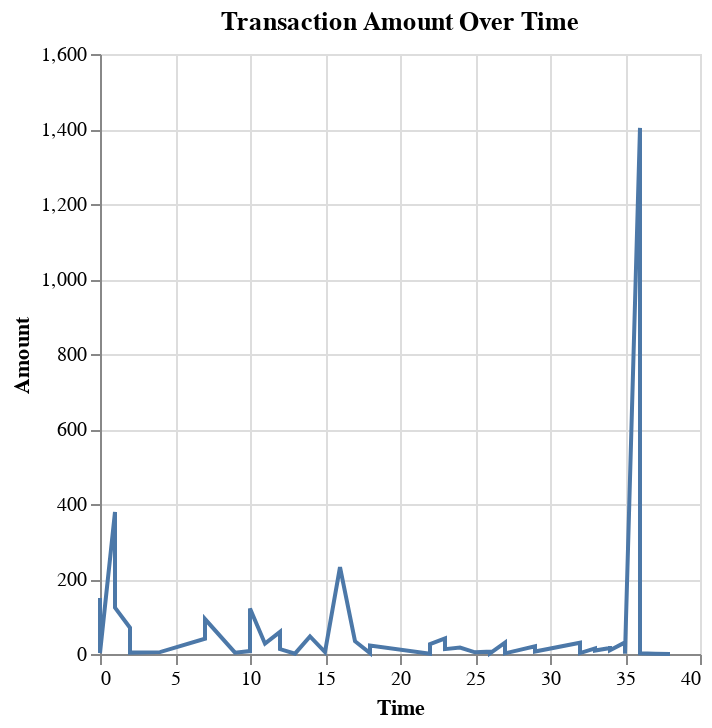

The notebook cell saved with this chart:
### Code cell
# Line chart of Amount over Time
line_chart = alt.Chart(df).mark_line().encode(
    x='Time:Q',
    y='Amount:Q',
    tooltip=['Time', 'Amount']
).properties(
    title='Transaction Amount Over Time'
)

line_chart.display()

### Figure 1 — Vega-Lite specification as saved in the notebook (floating-point values rounded to 4 significant figures)
{"config": {"view": {"continuousWidth": 300, "continuousHeight": 300}}, "data": {"name": "data-567c6c737878d238d07189c9eccd7800"}, "mark": {"type": "line"}, "encoding": {"tooltip": [{"field": "Time", "type": "quantitative"}, {"field": "Amount", "type": "quantitative"}], "x": {"field": "Time", "type": "quantitative"}, "y": {"field": "Amount", "type": "quantitative"}}, "title": "Transaction Amount Over Time", "$schema": "https://vega.github.io/schema/vega-lite/v5.20.1.json", "datasets": {"data-567c6c737878d238d07189c9eccd7800": [{"Time": 0, "V1": -1.36, "V2": -0.07278, "V3": 2.536, "V4": 1.378, "V5": -0.3383, "V6": 0.4624, "V7": 0.2396, "V8": 0.0987, "V9": 0.3638, "V10": 0.09079, "Amount": 149.6, "Class": 0}, {"Time": 0, "V1": 1.192, "V2": 0.2662, "V3": 0.1665, "V4": 0.4482, "V5": 0.06002, "V6": -0.08236, "V7": -0.0788, "V8": 0.0851, "V9": -0.2554, "V10": -0.167, "Amount": 2.69, "Class": 0}, {"Time": 1, "V1": -1.358, "V2": -1.34, "V3": 1.773, "V4": 0.3798, "V5": -0.5032, "V6": 1.8, "V7": 0.7915, "V8": 0.2477, "V9": -1.515, "V10": 0.2076, "Amount": 378.7, "Class": 0}, {"Time": 1, "V1": -0.9663, "V2": -0.1852, "V3": 1.793, "V4": -0.8633, "V5": -0.01031, "V6": 1.247, "V7": 0.2376, "V8": 0.3774, "V9": -1.387, "V10": -0.05495, "Amount": 123.5, "Class": 0}, {"Time": 2, "V1": -1.158, "V2": 0.8777, "V3": 1.549, "V4": 0.403, "V5": -0.4072, "V6": 0.09592, "V7": 0.5929, "V8": -0.2705, "V9": 0.8177, "V10": 0.7531, "Amount": 69.99, "Class": 0}, {"Time": 2, "V1": -0.426, "V2": 0.9605, "V3": 1.141, "V4": -0.1683, "V5": 0.421, "V6": -0.02973, "V7": 0.4762, "V8": 0.2603, "V9": -0.5687, "V10": -0.3714, "Amount": 3.67, "Class": 0}, {"Time": 4, "V1": 1.23, "V2": 0.141, "V3": 0.04537, "V4": 1.203, "V5": 0.1919, "V6": 0.2727, "V7": -0.005159, "V8": 0.08121, "V9": 0.465, "V10": -0.09925, "Amount": 4.99, "Class": 0}, {"Time": 7, "V1": -0.6443, "V2": 1.418, "V3": 1.074, "V4": -0.4922, "V5": 0.9489, "V6": 0.4281, "V7": 1.121, "V8": -3.808, "V9": 0.6154, "V10": 1.249, "Amount": 40.8, "Class": 0}, {"Time": 7, "V1": -0.8943, "V2": 0.2862, "V3": -0.1132, "V4": -0.2715, "V5": 2.67, "V6": 3.722, "V7": 0.3701, "V8": 0.8511, "V9": -0.392, "V10": -0.4104, "Amount": 93.2, "Class": 0}, {"Time": 9, "V1": -0.3383, "V2": 1.12, "V3": 1.044, "V4": -0.2222, "V5": 0.4994, "V6": -0.2468, "V7": 0.6516, "V8": 0.06954, "V9": -0.7367, "V10": -0.3668, "Amount": 3.68, "Class": 0}, {"Time": 10, "V1": 1.449, "V2": -1.176, "V3": 0.9139, "V4": -1.376, "V5": -1.971, "V6": -0.6292, "V7": -1.423, "V8": 0.04846, "V9": -1.72, "V10": 1.627, "Amount": 7.8, "Class": 0}, {"Time": 10, "V1": 0.385, "V2": 0.6161, "V3": -0.8743, "V4": -0.09402, "V5": 2.925, "V6": 3.317, "V7": 0.4705, "V8": 0.5382, "V9": -0.5589, "V10": 0.3098, "Amount": 9.99, "Class": 0}, {"Time": 10, "V1": 1.25, "V2": -1.222, "V3": 0.3839, "V4": -1.235, "V5": -1.485, "V6": -0.7532, "V7": -0.6894, "V8": -0.2275, "V9": -2.094, "V10": 1.324, "Amount": 121.5, "Class": 0}, {"Time": 11, "V1": 1.069, "V2": 0.2877, "V3": 0.8286, "V4": 2.713, "V5": -0.1784, "V6": 0.3375, "V7": -0.09672, "V8": 0.116, "V9": -0.2211, "V10": 0.4602, "Amount": 27.5, "Class": 0}, {"Time": 12, "V1": -2.792, "V2": -0.3278, "V3": 1.642, "V4": 1.767, "V5": -0.1366, "V6": 0.8076, "V7": -0.4229, "V8": -1.907, "V9": 0.7557, "V10": 1.151, "Amount": 58.8, "Class": 0}, {"Time": 12, "V1": -0.7524, "V2": 0.3455, "V3": 2.057, "V4": -1.469, "V5": -1.158, "V6": -0.07785, "V7": -0.6086, "V8": 0.003603, "V9": -0.4362, "V10": 0.7477, "Amount": 15.99, "Class": 0}, {"Time": 12, "V1": 1.103, "V2": -0.0403, "V3": 1.267, "V4": 1.289, "V5": -0.736, "V6": 0.2881, "V7": -0.5861, "V8": 0.1894, "V9": 0.7823, "V10": -0.268, "Amount": 12.99, "Class": 0}, {"Time": 13, "V1": -0.4369, "V2": 0.919, "V3": 0.9246, "V4": -0.7272, "V5": 0.9157, "V6": -0.1279, "V7": 0.7076, "V8": 0.08796, "V9": -0.6653, "V10": -0.738, "Amount": 0.89, "Class": 0}, {"Time": 14, "V1": -5.401, "V2": -5.45, "V3": 1.186, "V4": 1.736, "V5": 3.049, "V6": -1.763, "V7": -1.56, "V8": 0.1608, "V9": 1.233, "V10": 0.3452, "Amount": 46.8, "Class": 0}, {"Time": 15, "V1": 1.493, "V2": -1.029, "V3": 0.4548, "V4": -1.438, "V5": -1.555, "V6": -0.721, "V7": -1.081, "V8": -0.05313, "V9": -1.979, "V10": 1.638, "Amount": 5.0, "Class": 0}, {"Time": 16, "V1": 0.6949, "V2": -1.362, "V3": 1.029, "V4": 0.8342, "V5": -1.191, "V6": 1.309, "V7": -0.8786, "V8": 0.4453, "V9": -0.4462, "V10": 0.5685, "Amount": 231.7, "Class": 0}, {"Time": 17, "V1": 0.9625, "V2": 0.3285, "V3": -0.1715, "V4": 2.109, "V5": 1.13, "V6": 1.696, "V7": 0.1077, "V8": 0.5215, "V9": -1.191, "V10": 0.7244, "Amount": 34.09, "Class": 0}, {"Time": 18, "V1": 1.167, "V2": 0.5021, "V3": -0.0673, "V4": 2.262, "V5": 0.4288, "V6": 0.08947, "V7": 0.2411, "V8": 0.1381, "V9": -0.9892, "V10": 0.9222, "Amount": 2.28, "Class": 0}, {"Time": 18, "V1": 0.2475, "V2": 0.2777, "V3": 1.185, "V4": -0.0926, "V5": -1.314, "V6": -0.1501, "V7": -0.9464, "V8": -1.618, "V9": 1.544, "V10": -0.8299, "Amount": 22.75, "Class": 0}, {"Time": 22, "V1": -1.947, "V2": -0.0449, "V3": -0.4056, "V4": -1.013, "V5": 2.942, "V6": 2.955, "V7": -0.06306, "V8": 0.8555, "V9": 0.04997, "V10": 0.5737, "Amount": 0.89, "Class": 0}, {"Time": 22, "V1": -2.074, "V2": -0.1215, "V3": 1.322, "V4": 0.41, "V5": 0.2952, "V6": -0.9595, "V7": 0.544, "V8": -0.1046, "V9": 0.4757, "V10": 0.1495, "Amount": 26.43, "Class": 0}, {"Time": 23, "V1": 1.173, "V2": 0.3535, "V3": 0.2839, "V4": 1.134, "V5": -0.1726, "V6": -0.9161, "V7": 0.369, "V8": -0.3273, "V9": -0.2467, "V10": -0.04614, "Amount": 41.88, "Class": 0}, {"Time": 23, "V1": 1.323, "V2": -0.174, "V3": 0.4346, "V4": 0.576, "V5": -0.8368, "V6": -0.8311, "V7": -0.2649, "V8": -0.221, "V9": -1.071, "V10": 0.8686, "Amount": 16.0, "Class": 0}, {"Time": 23, "V1": -0.4143, "V2": 0.9054, "V3": 1.727, "V4": 1.473, "V5": 0.007443, "V6": -0.2003, "V7": 0.7402, "V8": -0.02925, "V9": -0.5934, "V10": -0.3462, "Amount": 33.0, "Class": 0}, {"Time": 23, "V1": 1.059, "V2": -0.1753, "V3": 1.266, "V4": 1.186, "V5": -0.786, "V6": 0.5784, "V7": -0.7671, "V8": 0.401, "V9": 0.6995, "V10": -0.06474, "Amount": 12.99, "Class": 0}, {"Time": 24, "V1": 1.237, "V2": 0.06104, "V3": 0.3805, "V4": 0.7616, "V5": -0.3598, "V6": -0.4941, "V7": 0.006494, "V8": -0.1339, "V9": 0.4388, "V10": -0.2074, "Amount": 17.28, "Class": 0}, {"Time": 25, "V1": 1.114, "V2": 0.08555, "V3": 0.4937, "V4": 1.336, "V5": -0.3002, "V6": -0.01075, "V7": -0.1188, "V8": 0.1886, "V9": 0.2057, "V10": 0.08226, "Amount": 4.45, "Class": 0}, {"Time": 26, "V1": -0.5299, "V2": 0.8739, "V3": 1.347, "V4": 0.1455, "V5": 0.4142, "V6": 0.1002, "V7": 0.7112, "V8": 0.1761, "V9": -0.2867, "V10": -0.4847, "Amount": 6.14, "Class": 0}, {"Time": 26, "V1": -0.5299, "V2": 0.8739, "V3": 1.347, "V4": 0.1455, "V5": 0.4142, "V6": 0.1002, "V7": 0.7112, "V8": 0.1761, "V9": -0.2867, "V10": -0.4847, "Amount": 6.14, "Class": 0}, {"Time": 26, "V1": -0.5354, "V2": 0.8653, "V3": 1.351, "V4": 0.1476, "V5": 0.4337, "V6": 0.08698, "V7": 0.693, "V8": 0.1797, "V9": -0.2856, "V10": -0.4825, "Amount": 1.77, "Class": 0}, {"Time": 26, "V1": -0.5354, "V2": 0.8653, "V3": 1.351, "V4": 0.1476, "V5": 0.4337, "V6": 0.08698, "V7": 0.693, "V8": 0.1797, "V9": -0.2856, "V10": -0.4825, "Amount": 1.77, "Class": 0}, {"Time": 27, "V1": -0.246, "V2": 0.4733, "V3": 1.696, "V4": 0.2624, "V5": -0.01087, "V6": -0.6108, "V7": 0.7939, "V8": -0.2473, "V9": 0.1389, "V10": -0.401, "Amount": 30.49, "Class": 0}, {"Time": 27, "V1": -1.452, "V2": 1.765, "V3": 0.6117, "V4": 1.177, "V5": -0.446, "V6": 0.2468, "V7": -0.2576, "V8": 1.092, "V9": -0.6075, "V10": 0.04716, "Amount": 1.8, "Class": 0}, {"Time": 29, "V1": 0.9964, "V2": -0.1226, "V3": 0.5468, "V4": 0.7066, "V5": 0.1346, "V6": 1.157, "V7": -0.2946, "V8": 0.4074, "V9": 0.3379, "V10": -0.4082, "Amount": 20.53, "Class": 0}, {"Time": 29, "V1": 1.111, "V2": 0.1687, "V3": 0.5171, "V4": 1.325, "V5": -0.1916, "V6": 0.0195, "V7": -0.03185, "V8": 0.1176, "V9": 0.01766, "V10": 0.04486, "Amount": 6.54, "Class": 0}, {"Time": 32, "V1": 1.249, "V2": -0.6247, "V3": -0.7106, "V4": -0.9916, "V5": 1.43, "V6": 3.693, "V7": -1.09, "V8": 0.9673, "V9": 0.8501, "V10": -0.3071, "Amount": 29.89, "Class": 0}, {"Time": 32, "V1": -2.009, "V2": 2.199, "V3": 0.1442, "V4": 1.159, "V5": -0.8152, "V6": 0.1823, "V7": -0.6171, "V8": 1.531, "V9": -0.5868, "V10": 0.1299, "Amount": 2.35, "Class": 0}, {"Time": 33, "V1": -0.6079, "V2": 1.031, "V3": 1.74, "V4": 1.232, "V5": 0.4186, "V6": 0.1192, "V7": 0.8509, "V8": -0.1763, "V9": -0.2435, "V10": 0.1485, "Amount": 14.8, "Class": 0}, {"Time": 33, "V1": -0.9357, "V2": 0.1704, "V3": 2.746, "V4": -1.078, "V5": -0.3056, "V6": 0.01158, "V7": -0.2962, "V8": 0.4028, "V9": -0.04047, "V10": -0.852, "Amount": 9.1, "Class": 0}, {"Time": 34, "V1": -0.7623, "V2": 0.1278, "V3": 2.65, "V4": -1.876, "V5": -0.8934, "V6": -0.2687, "V7": -0.4199, "V8": 0.1462, "V9": -0.8696, "V10": -0.03865, "Amount": 15.99, "Class": 0}, {"Time": 34, "V1": 1.138, "V2": 0.05696, "V3": 0.6494, "V4": 0.8731, "V5": -0.4685, "V6": -0.4102, "V7": -0.0139, "V8": -0.07244, "V9": 0.3068, "V10": -0.27, "Amount": 21.34, "Class": 0}, {"Time": 34, "V1": -0.2915, "V2": 0.4456, "V3": 1.25, "V4": -1.736, "V5": 0.08576, "V6": -0.1219, "V7": 0.4077, "V8": 0.09531, "V9": 0.8159, "V10": -1.491, "Amount": 18.95, "Class": 0}, {"Time": 34, "V1": 0.2017, "V2": 0.4975, "V3": 1.374, "V4": 0.5714, "V5": -0.6307, "V6": -0.5397, "V7": -0.07627, "V8": -0.9171, "V9": 0.27, "V10": -0.4803, "Amount": 9.99, "Class": 0}, {"Time": 35, "V1": 1.386, "V2": -0.7942, "V3": 0.7782, "V4": -0.8647, "V5": -1.064, "V6": 0.3513, "V7": -1.191, "V8": 0.05269, "V9": -0.3044, "V10": 0.5765, "Amount": 30.9, "Class": 0}, {"Time": 35, "V1": -1.063, "V2": 1.418, "V3": 1.087, "V4": 1.241, "V5": 0.002306, "V6": 0.0459, "V7": 0.5141, "V8": 0.2413, "V9": -0.1545, "V10": 0.2807, "Amount": 20.22, "Class": 0}, {"Time": 35, "V1": 1.199, "V2": 0.13, "V3": 0.8636, "V4": 1.003, "V5": -0.7838, "V6": -0.8847, "V7": -0.04074, "V8": -0.2081, "V9": 0.3925, "V10": -0.2482, "Amount": 0.99, "Class": 0}, {"Time": 36, "V1": -1.005, "V2": -0.986, "V3": -0.03804, "V4": 3.71, "V5": -6.632, "V6": 5.122, "V7": 4.372, "V8": -2.007, "V9": -0.2787, "V10": -0.2309, "Amount": 1403.0, "Class": 0}, {"Time": 36, "V1": -1.169, "V2": 1.158, "V3": 1.407, "V4": 0.8602, "V5": -0.1038, "V6": 0.122, "V7": 0.2645, "V8": -0.1088, "V9": -0.182, "V10": 0.6596, "Amount": 7.99, "Class": 0}, {"Time": 36, "V1": 1.096, "V2": -0.1161, "V3": 1.398, "V4": 1.498, "V5": -1.049, "V6": 0.07284, "V7": -0.7238, "V8": 0.2875, "V9": 0.9963, "V10": -0.1491, "Amount": 2.09, "Class": 0}, {"Time": 37, "V1": 1.296, "V2": 0.3415, "V3": 0.08151, "V4": 0.5667, "V5": -0.1105, "V6": -0.7663, "V7": 0.07315, "V8": -0.1683, "V9": 0.07184, "V10": -0.281, "Amount": 0.99, "Class": 0}, {"Time": 38, "V1": 0.1583, "V2": 0.8727, "V3": 0.9655, "V4": 1.802, "V5": 0.139, "V6": 0.1109, "V7": 0.5591, "V8": -0.02907, "V9": -0.3949, "V10": 0.03267, "Amount": 0.01, "Class": 0}]}}
